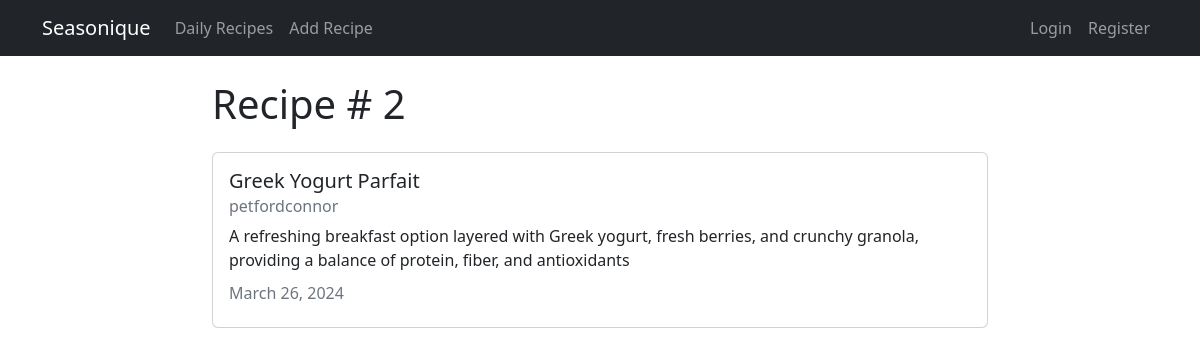
The page /recipes/2/ on the database its author committed.
### recipes/models.py (models this page shows, shortened)
class Recipe(models.Model):
  title = models.CharField(max_length=100)
  description = models.TextField()
  author = models.ForeignKey(User, on_delete=models.CASCADE)
  created_at = models.DateTimeField(auto_now_add=True)
  updated_at = models.DateTimeField(auto_now=True)

### recipes/views.py (the view)
# urls.py: path('recipes/<int:pk>/', views.RecipeDetailView.as_view(), name="recipes-detail"),
class RecipeDetailView(DetailView):
    model = models.Recipe

### recipes/templates/recipes/recipe_detail.html (shortened to what this page needs)
{% extends 'recipes/base.html' %}
    {% block content %}
        <h1>Recipe # {{ object.id }}</h1>
        <div class="card my-4">
            <div class="card-body">
              <h5 class="card-title">{{ object.title }}</h5>
              <h6 class="card-subtitle mb-2 text-muted">{{ object.author }}</h6>
              <p class="card-text">{{ object.description }}</p>
              <h6 class="card-subtitle mb-2 text-muted">{{ object.updated_at|date:"F d, Y" }}</h6>
            </div>
          </div>
        </div>
    {% endblock content %}

### rows shown on the page
Recipe: id "2", title "Greek Yogurt Parfait", author "petfordconnor", description "A refreshing breakfast option layered with Greek yogurt, fresh berries, and crunchy granola, providing a balance of protein, fiber, and antioxidants", updated_at "March 26, 2024"
